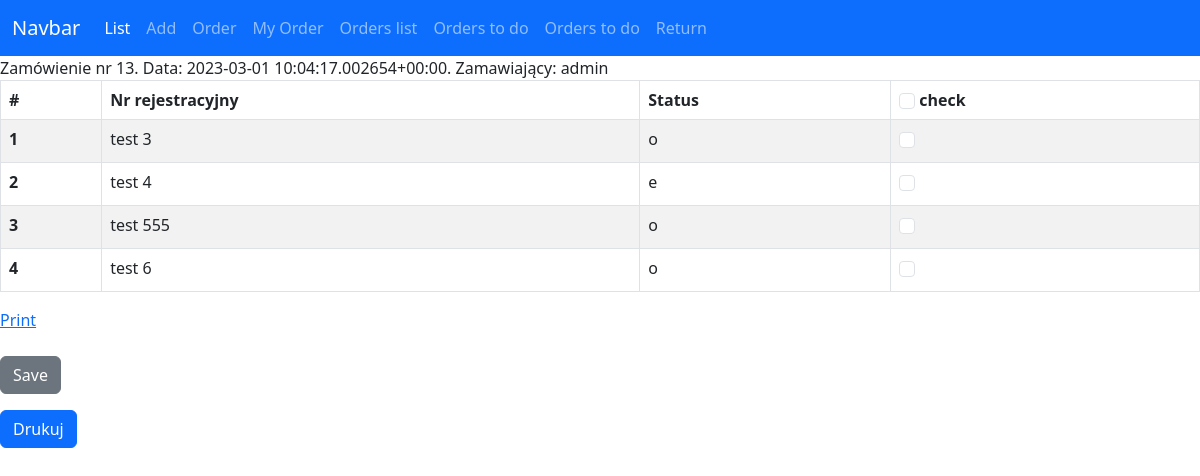
Page /files/order_details/13/ on the earlier database version.
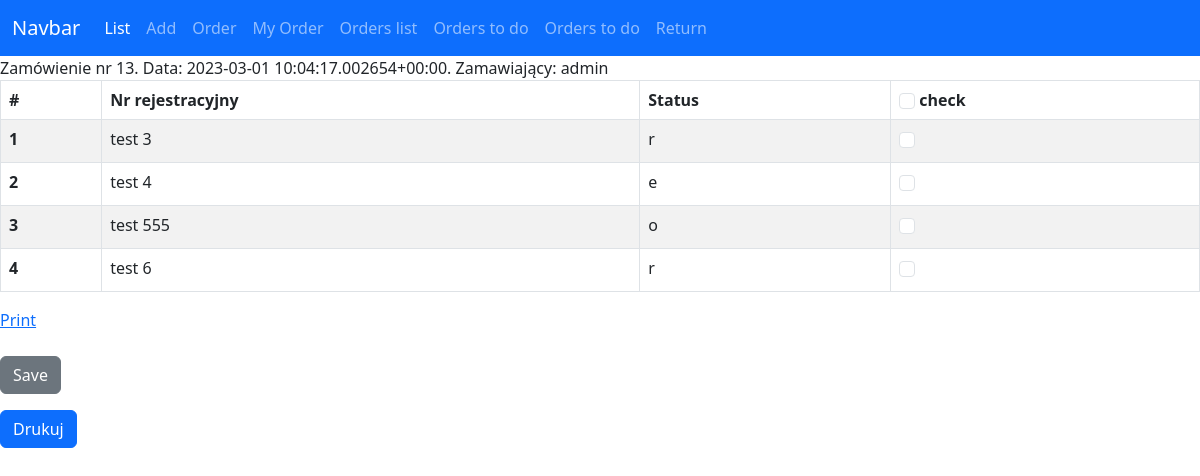
Same page on the later database version.
### files/models.py (models this page shows, shortened)
class Vehicle(models.Model):
    tr = models.CharField(max_length=8)
    transfer_date = models.DateTimeField(blank=True, null=True)
    return_date = models.DateTimeField(blank=True, null=True)
    responsible_person = models.ForeignKey(User, related_name="vehicles", on_delete=models.RESTRICT)
    comments = models.CharField(max_length=100)
    LOAN_STATUS = (
        ('a', 'Awaits'),
        ('o', 'On Loan'),
        ('r', 'Returned'),
        ('e', 'rejected')
    )
    status = models.CharField(max_length=1, blank=True, choices=LOAN_STATUS, default='a')
    order = models.ForeignKey(Order, related_name="vehicles", on_delete=models.SET_NULL, null=True)

### files/views.py (the view)
# urls.py: path('order_details/<int:pk>/', views.order_details, name='order_details'),
def order_details(request, pk):
    order = Order.objects.get(pk=pk)
    if request.method == "POST":
        id_list = request.POST.getlist('boxes')
        for id in id_list:
            Vehicle.objects.filter(pk=int(id)).update(status='o')
        messages.success(request, ("Hurraa!!!"))
        return redirect('files:orders')
    else:
        return render(request, 'files/order_detail.html', context={'order': order})

### files/models.py (called while the page is built)
    def __str__(self) -> str:
        return f"Zamówienie nr {self.id}. Data: {self.order_date}. Zamawiający: {self.orderer}"

### files/templates/files/order_detail.html (shortened to what this page needs)
{% extends 'home.html' %}
{% block content %}
    {{order}}
<form action="" method="post">
<div id="to-print">
    <div>
<table class="table table-striped table-hover table-bordered">
    <thead>
      <tr>
        <th scope="col">#</th>
        <th scope="col">Nr rejestracyjny</th>
        <th scope="col">Status</th>
        <th scope="col"><input class="form-check-input" type="checkbox" value="Select All" onclick="selectAll(this)" id="TestAll" /> check</th>
      </tr>
    </thead>
    <tbody>
        {% for vehicle in order.vehicles.all %}
        <tr>
            <th scope="row">{{forloop.counter}}</th>
            <td>{{vehicle.tr}}</td>
            <td>{{vehicle.status}}</td>
            <td>
            {% if event.approved %}
                <div class="form-check">
                    <input class="form-check-input" type="checkbox" checked="checked" value="{{vehicle.id}}" name="boxes" id="TestAll">
                </div>
                {% else %}
                <div class="form-check">
                    <input class="form-check-input" type="checkbox" value="{{vehicle.id}}" name="boxes" id="TestAll">
                </div>
            {% endif %}
                </td>
        </tr>
        {% endfor %}
    </tbody>
  </table>
</div><a href="#" onclick="printInfo(this)">Print</a>
</div>
  <br/>
  <button class="btn btn-secondary" type="submit">Save</button>
</form>
<button class="btn btn-primary" onclick="window.print()">Drukuj</button>
{% endblock content %}

Differences in the rows shown:
changed Vehicle "test 3": status "o" → "r"
changed Vehicle "test 6": status "o" → "r"
